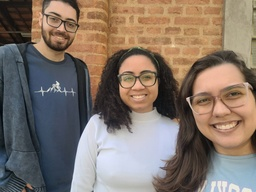
#> input picture codigo_exercicios/Prova 1/img2/parede1.jpeg, 256 x 192 px, shrunk from 1600 x 1200 before the run
$ python prova1.py
#> lines starting #> are read from the running program, lines starting #| are printed output that depends on the picture; after the words box and inside, x2 and y2 are one past the last pixel; in counts of white or black regions, pixels touching at a corner belong together
"""
(Valor 10,0) A prova poderá ser realizada em grupo de no máximo 4 pessoas.
O grupo deverá tirar 5 fotos dos integrantes do grupo e usando as técnicas apresentadas até o momento
(histogramas, relação entre pixels, binarização e suavização) segmentar os integrantes do grupo na foto.
Os temas das imagens deverão ter:

1) Imagem na parede de tijolos da cantina do IF

2) Imagem no reflexo de um espelho

3) Imagem na escada de metal do IF

4) Imagem tendo como fundo o moro de grama do IF

5) Imagem na frente de um mural do campus

Deverá apenas um integrante do grupo entregar a solução da prova que deverá constar:

1) Um arquivo texto com a descrição do grupo (prontuário e nome)

2) As imagens solicitadas do grupo como entrada

3) O código utilizado para efetuar a segmentação para cada imagem

4) Um arquivo texto para cada imagem descrevendo o processo utilizado para obter
a segmentação do grupo nas imagens solicitadas
"""
import cv2
import numpy as np

# lê uma imagem
img = cv2.imread('img2/parede1.jpeg')
#> img is the input picture: shape (192, 256, 3); mean B, G, R 105.7, 116.2, 130.3
# converte em nível de cinza
cinza = cv2.cvtColor(img, cv2.COLOR_BGR2GRAY)
# define uma matriz de cor zero (preto) de mesmo tamanho da imagem original
mascara = np.zeros(cinza.shape[:2], dtype = "uint8")
diferenca = np.zeros(cinza.shape[:2], dtype = "uint8")
complemento = np.zeros(cinza.shape[:2], dtype = "uint8")


# converto em cada canal
b = img[:,:,0]
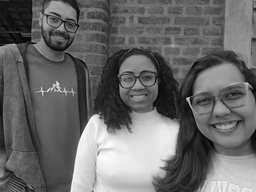
#> b: shape (192, 256); min 0, max 255, mean 105.7
g = img[:,:,1]
r = img[:,:,2]
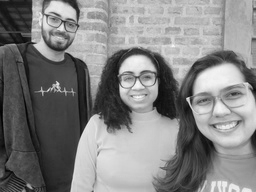
#> r: shape (192, 256); min 0, max 248, mean 130.3

diferenca = b - r
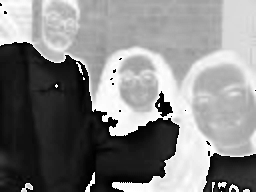
#> diferenca: shape (192, 256); min 0, max 255, mean 131.4
complemento = 255 - (g + 110)
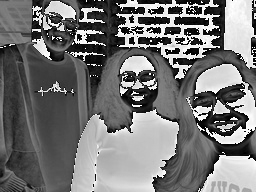
#> complemento: shape (192, 256); min 0, max 255, mean 117.4

v = []
for i in range(15,60,1):
    v.append(i)
print("no loop 1")

for x in range(1, diferenca.shape[0]-1,1):
    for y in range(1,diferenca.shape[1]-1,1):
        if (diferenca[x,y] in v):
            if ((diferenca[x-1,y-1] in v) or
                (diferenca[x-1,y] in v) or
                (diferenca[x-1,y+1] in v) or
                (diferenca[x,y-1] in v) or
                (diferenca[x,y+1] in v) or
                (diferenca[x+1,y-1] in v) or
                (diferenca[x+1,y] in v)or
                (diferenca[x+1,y+1] in v)):
                mascara[x,y] = 255
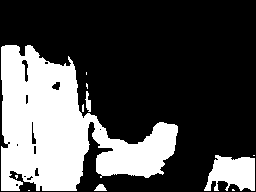
#> mascara: shape (192, 256); 30.5% white; 11 white regions (7 under 20 px), largest, box (x1, y1, x2, y2) and area: (1, 45, 178, 191) 13513, (204, 155, 255, 191) 1306, (85, 91, 91, 112) 75, (94, 184, 107, 191) 60


v = []
for i in range(10,80,1):
    v.append(i)
print("no loop 2")

for x in range(1, complemento.shape[0]-1,1):
    for y in range(1,complemento.shape[1]-1,1):
        if (complemento[x,y] in v):
            if ((complemento[x-1,y-1] in v) or
                (complemento[x-1,y] in v) or
                (complemento[x-1,y+1] in v) or
                (complemento[x,y-1] in v) or
                (complemento[x,y+1] in v) or
                (complemento[x+1,y-1] in v) or
                (complemento[x+1,y] in v)or
                (complemento[x+1,y+1] in v)):
                mascara[x,y] = 255
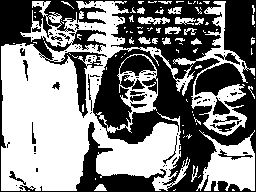
#> mascara: shape (192, 256); 51.1% white; 92 black regions (73 under 20 px), largest, box (x1, y1, x2, y2) and area: (0, 0, 256, 192) 22670, (213, 97, 230, 115) 166, (214, 53, 240, 65) 112

print("saí do loop 2")
cv2.imwrite("mascara.jpg", mascara)

# mostra a máscara
cv2.imshow("Máscara definida",mascara)
cv2.waitKey(0)

# aplica a máscara a imagem
# faz uma operação and da imagem com a imagem de acordo a máscara
img_com_mascara = cv2.bitwise_and(img, img, mask = mascara)
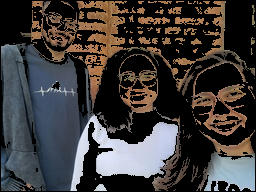
#> img_com_mascara: shape (192, 256, 3); mean B, G, R 56.9, 58.1, 61.6
cv2.imwrite("img_com_mascara.jpg", img_com_mascara)

# mostra a imagem após aplicar a máscar
cv2.imshow("Máscara aplicada à imagem", img_com_mascara)
cv2.waitKey(0)

$ run again, with codigo_exercicios/Prova 1/img2/parede2.jpeg copied over codigo_exercicios/Prova 1/img2/parede1.jpeg
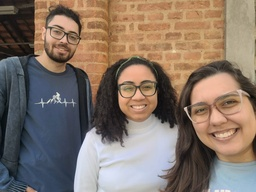
#> input picture codigo_exercicios/Prova 1/img2/parede2.jpeg, 256 x 192 px, shrunk from 1600 x 1200 before the run
#> img is the input picture: shape (192, 256, 3); mean B, G, R 104, 115.7, 131.7
#> after the loop `for x in range(1, diferenca.shape[0]-1,1):`:
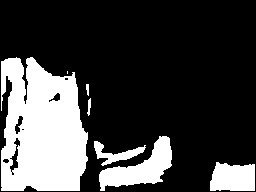
#> mascara: shape (192, 256); 25.7% white; 7 white regions (1 under 20 px), largest, box (x1, y1, x2, y2) and area: (1, 57, 88, 191) 9233, (99, 136, 172, 191) 1752, (210, 162, 255, 191) 1127, (94, 141, 146, 166) 459, (87, 98, 91, 116) 44, (86, 84, 89, 96) 29
#> `img_com_mascara = cv2.bitwise_and(img, img, mask = mascara)`:
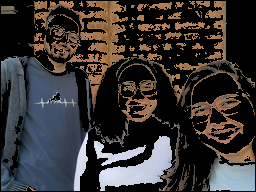
#> img_com_mascara: shape (192, 256, 3); mean B, G, R 50.1, 51.5, 55.6

$ run again, with codigo_exercicios/Prova 1/img2/parede3.jpeg copied over codigo_exercicios/Prova 1/img2/parede1.jpeg
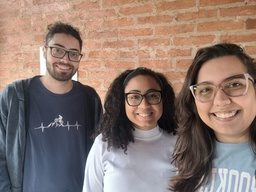
#> input picture codigo_exercicios/Prova 1/img2/parede3.jpeg, 256 x 192 px, shrunk from 1600 x 1200 before the run
#> img is the input picture: shape (192, 256, 3); mean B, G, R 112.1, 119.9, 139.3
#> after the loop `for x in range(1, diferenca.shape[0]-1,1):`:
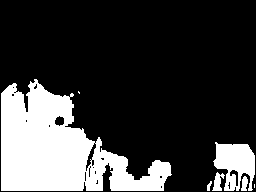
#> mascara: shape (192, 256); 23.9% white; 7 white regions (2 under 20 px), largest, box (x1, y1, x2, y2) and area: (1, 79, 172, 191) 10187, (213, 142, 255, 191) 1335, (212, 172, 225, 191) 131, (241, 176, 248, 191) 76, (207, 181, 212, 191) 29
#> `img_com_mascara = cv2.bitwise_and(img, img, mask = mascara)`:
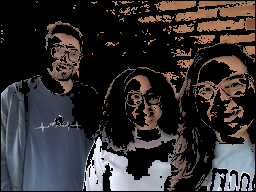
#> img_com_mascara: shape (192, 256, 3); mean B, G, R 47.8, 47.3, 51.2

$ run again, with codigo_exercicios/Prova 1/img2/escada1.jpeg copied over codigo_exercicios/Prova 1/img2/parede1.jpeg
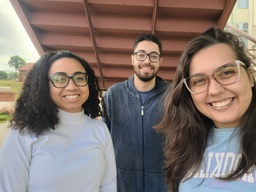
#> input picture codigo_exercicios/Prova 1/img2/escada1.jpeg, 256 x 192 px, shrunk from 1600 x 1200 before the run
#> img is the input picture: shape (192, 256, 3); mean B, G, R 109.8, 115.5, 129.1
#> `img_com_mascara = cv2.bitwise_and(img, img, mask = mascara)`:
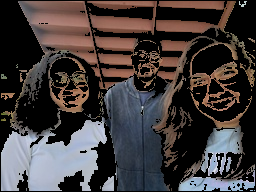
#> img_com_mascara: shape (192, 256, 3); mean B, G, R 60, 60, 66.6
